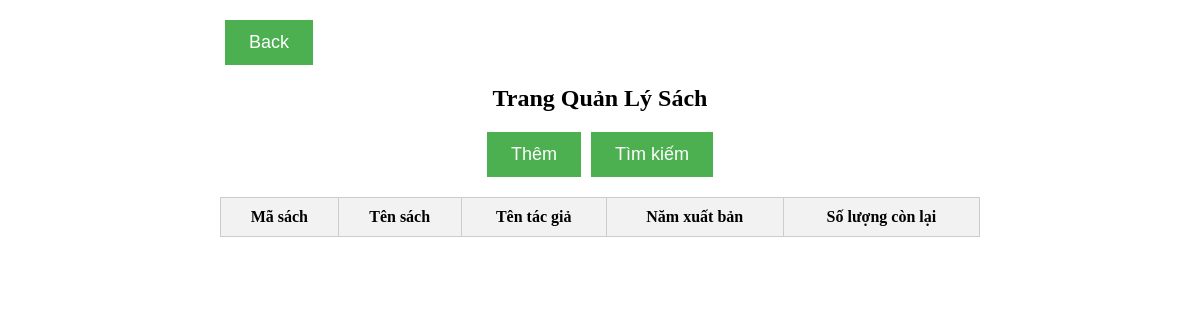
The app's page /quan-ly-sach/, older data.
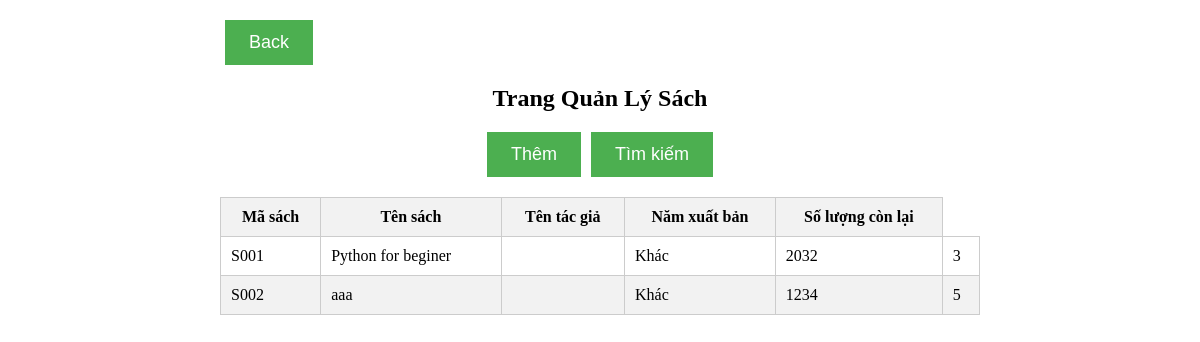
The same page, newer data.
### quan_ly_sach/models.py (models this page shows, shortened)
class Sach(models.Model):
    ma_sach = models.CharField(max_length=10, unique=True)
    ten_sach = models.CharField(max_length=200)
    ten_tac_gia = models.CharField(max_length=100)
    nam_xuat_ban = models.PositiveIntegerField()
    so_luong_con = models.PositiveIntegerField()
    so_luong_muon = models.PositiveIntegerField(default=0)
    LOAI_SACH_CHOICES = [
        ('TRUYEN', 'Truyện'),
        ('KY_NANG', 'Kỹ năng'),
        ('KIEN_THUC', 'Kiến thức'),
        ('VAN_HOC', 'Văn học'),
        ('KHOA_HOC', 'Khoa học'),
        ('KHAC', 'Khác'),
    ]
    loai_sach = models.CharField(max_length=10, choices=LOAI_SACH_CHOICES)

### quan_ly_sach/views.py (the view)
# urls.py: path('', views.quan_ly_sach_view, name='quan_ly_sach'),
def quan_ly_sach_view(request):
	button = request.POST.get('button')
	if button == 'back':
		return redirect('menu')
	books = Sach.objects.all()
	addForm = AddBook()
	updateForm = UpdateBook()
	context = {
		'books': books,
		'addForm': addForm,
		'updateForm': updateForm,
	}
	button = request.POST.get('button')
	if button == 'back':
		return redirect('menu')
	return render(request, 'quanLySach.html', context)

### quan_ly_sach/templates/quanLySach.html (shortened to what this page needs)
<!DOCTYPE html>
<html lang="en">
<head>
    {% load static %}
    <link rel="stylesheet" href="{% static 'quan_ly_sach/quanLySach.css' %}">
</head>
<body>
    <div class="container">
        <form  method="post" action="{% url 'quan_ly_sach' %}">
        <button class="back-btn" name="button" value="back">Back</button>
        </form>
        <h2>Trang Quản Lý Sách</h2>
            <div class="button-row">
                <button type="button" onclick="show('addDialog')">Thêm</button>
                <button class="search-btn" onclick="show('searchDialog')">Tìm kiếm</button>
            </div>
        <table class="book-table">
            <thead>
                <tr>
                    <th>Mã sách</th>
                    <th>Tên sách</th>
                    <th>Tên tác giả</th>
                    <th>Năm xuất bản</th>
                    <th>Số lượng còn lại</th>
                </tr>
            </thead>
            <tbody>
                {% for book in books %}
                <tr data-ma_sach="{{ book.ma_sach }}" data-ten_sach="{{ book.ten_sach }}" data-ten_tac_gia="{{ book.ten_tac_gia }}" data-loai_sach="{{ book.loai_sach }}" data-nam_xuat_ban="{{ book.nam_xuat_ban }}" data-so_luong_con="{{ book.so_luong_con }}">
                    <td>{{ book.ma_sach }}</td>
                    <td>{{ book.ten_sach }}</td>
                    <td>{{ book.ten_tac_gia }}</td>
                    <td>
                        {% if book.loai_sach == 'TRUYEN' %}
                            Truyện
                        {% elif book.loai_sach == 'KY_NANG' %}
                            Kỹ năng
                        {% elif book.loai_sach == 'KIEN_THUC' %}
                            Kiến thức
                        {% elif book.loai_sach == 'VAN_HOC' %}
                            Văn học
                        {% elif book.loai_sach == 'KHOA_HOC' %}
                            Khoa học
                        {% else %}
                            Khác
                        {% endif %}
                    </td>
                    <td>{{ book.nam_xuat_ban }}</td>
                    <td>{{ book.so_luong_con }}</td>
                </tr>
                {% endfor %}
            </tbody>
        </table>
    </div>
</body>
</html>

Row changes from the older to the newer data that the page shows:
added Sach: ma_sach "S001", ten_sach "Python for beginer", loai_sach "Khác", nam_xuat_ban "2032", so_luong_con "3"
added Sach: ma_sach "S002", ten_sach "aaa", loai_sach "Khác", nam_xuat_ban "1234", so_luong_con "5"
